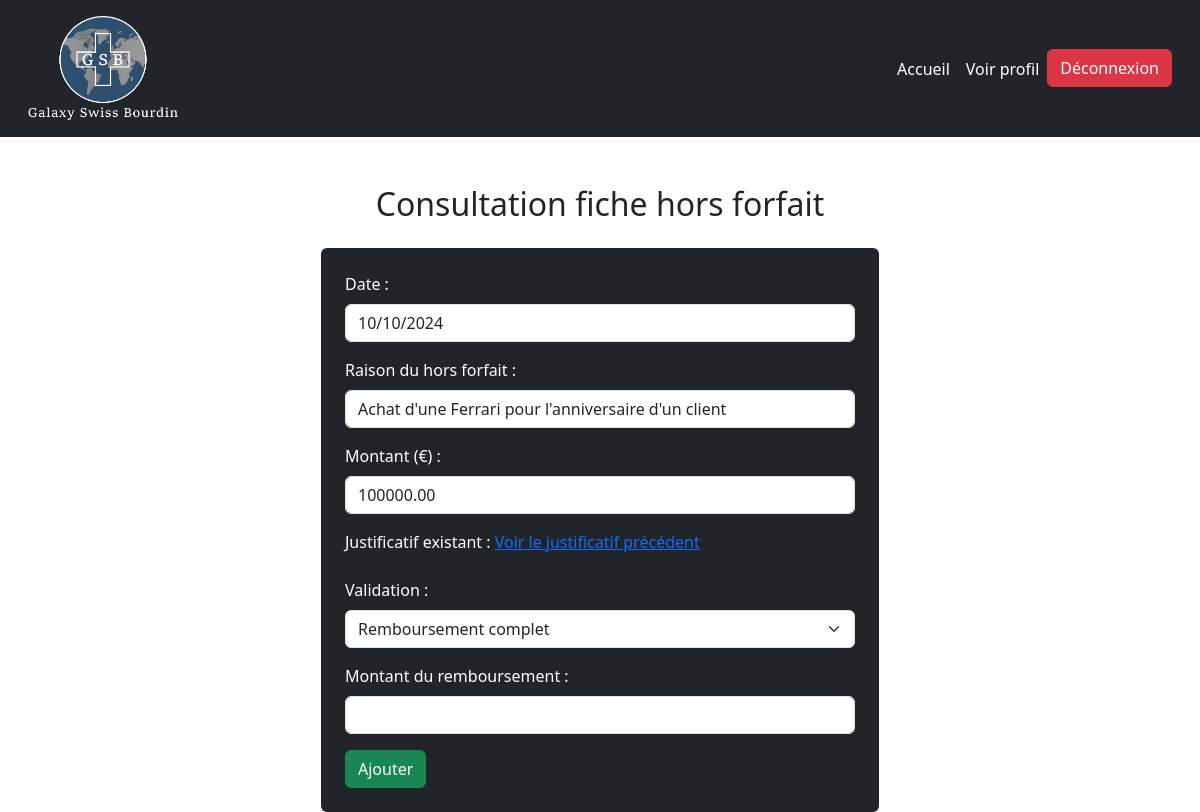
/validationHorsForfait.php?hf_id=5, run on the app's committed database.
### tables this page shows
CREATE TABLE `hors_forfait` (
  `id_hors_forfait` int(11) NOT NULL,
  `date_hors_forfait` date NOT NULL,
  `libelle` varchar(255) NOT NULL,
  `montant` decimal(10,2) NOT NULL,
  `justificatif` varchar(255) NOT NULL,
  `statut` varchar(255) DEFAULT NULL,
  `montant_rembourse` decimal(10,2) NOT NULL,
  `id_visiteur` int(11) DEFAULT NULL
);

### validationHorsForfait.php (the view, shortened to what this page needs)
<?php
$host = 'localhost';
$dbname = 'gsb1';
$username = 'root';
$password = '';
try {
    $pdo = new PDO("mysql:host=$host;dbname=$dbname;charset=utf8", $username, $password);
    $pdo->setAttribute(PDO::ATTR_ERRMODE, PDO::ERRMODE_EXCEPTION);
} catch (PDOException $e) {
    die("Erreur de connexion : " . $e->getMessage());
}
$fiche_id = isset($_GET['hf_id']) ? $_GET['hf_id'] : null;
$stmt = $pdo->prepare("
    SELECT * FROM hors_forfait
    WHERE id_hors_forfait = :fiche_id
");
$stmt->execute([
    'fiche_id' => $fiche_id,
]);
$fiche = $stmt->fetch(PDO::FETCH_ASSOC);
?>
<!DOCTYPE html>
<html lang="fr">
<head>
    <link href="https://cdn.jsdelivr.net/npm/bootstrap@5.3.0/dist/css/bootstrap.min.css" rel="stylesheet">
</head>
<body class="text-white">
<nav class="navbar navbar-expand-lg navbar-dark bg-dark p-3">
    <div class="container-fluid">
    <img src="assets\images\Fichier 1.png" alt="Logo" width="150" height="auto" class="d-inline-block align-text-center">
            <div class="collapse navbar-collapse" id="navbarNav">
                <ul class="navbar-nav ms-auto">
                    <li class="nav-item">
                        <a class="nav-link text-white" href="dashboardComptable.php">Accueil</a>
                    </li>
                    <li class="nav-item">
                        <a class="nav-link text-white" href="profilComptable.php?id=<?= $_SESSION['id'] ?>">Voir profil</a>
                    </li>
                    <li class="nav-item">
                        <form action="logout.php" method="post" class="d-inline">
                            <button type="submit" class="btn btn-danger">Déconnexion</button>
                        </form>
                </li>
            </ul>
        </div>
    </div>
</nav>
<div class="container mt-5">
    <h2 class="text-center mb-4 text-dark">Consultation fiche hors forfait</h2>
    <form method="post" enctype="multipart/form-data" action="validationStatutHorsForfait.php" class="text-white bg-dark p-4 rounded w-50 mx-auto">
    <form method="post" enctype="multipart/form-data" class="text-white">
        <div class="mb-3">
            <label for="date_hors_forfait" class="form-label">Date :</label>
            <input type="date" class="form-control" id="date_hors_forfait" name="date_hors_forfait" value="<?php echo htmlspecialchars($fiche['date_hors_forfait']); ?>" readonly>
        </div>
        <div class="mb-3">
            <label for="libelle" class="form-label">Raison du hors forfait :</label>
            <input type="text" class="form-control" id="libelle" name="libelle" value="<?php echo htmlspecialchars($fiche['libelle']); ?>" readonly>
        </div>
        <div class="mb-3">
            <label for="montant" class="form-label">Montant (€) :</label>
            <input type="number" class="form-control" id="montant" name="montant" step="0.01" value="<?php echo htmlspecialchars($fiche['montant']); ?>" readonly>
        </div>
        <?php if (!empty($fiche['justificatif'])): ?>
            <div class="mb-3">
                <label class="form-label">Justificatif existant :</label>
                <a href="path_to_your_directory/<?php echo $fiche['justificatif']; ?>" target="_blank">Voir le justificatif précédent</a>
            </div>
        <?php endif; ?>
        <div class="mb-3">
    <label for="validation" class="form-label">Validation :</label>
    <select id="validation" name="validation" class="form-select">
        <option value="Complet">Remboursement complet</option>
    </select>
</div>
<div id="remboursement" class="mb-3">
    <label for="montant_rembourse" class="form-label">Montant du remboursement :</label>
    <input type="number" name="montant_rembourse" id="montant_rembourse" step="0.1" class="form-control">
</div>
                <button type="submit" class="btn btn-success">Ajouter</button>
            </form>

### data on the page
hors_forfait: date_hors_forfait "10/10/2024", libelle "Achat d'une Ferrari pour l'anniversaire d'un client", montant "100000.00"
